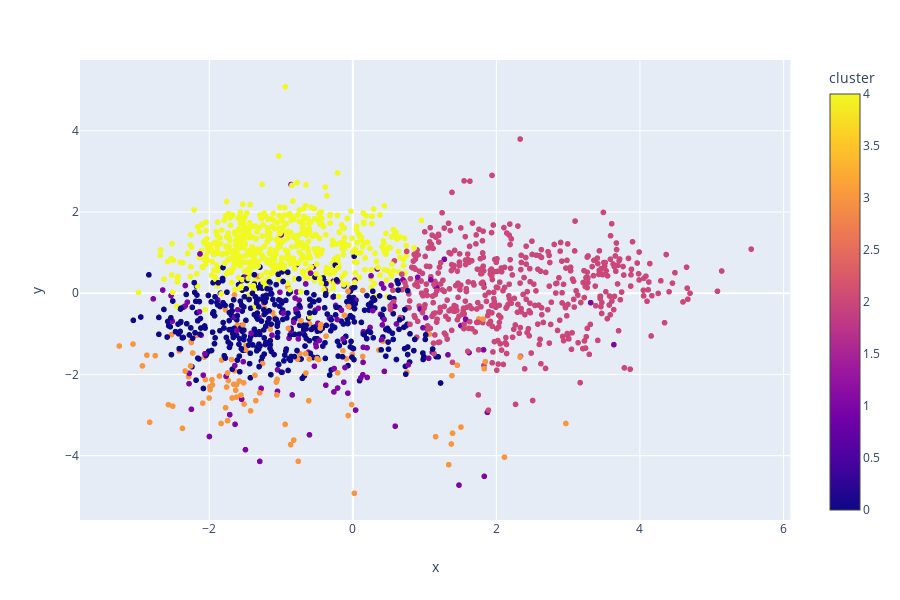

Write notebook code for a chart like this one.
### Code cell
fig = px.scatter(projection, x='x', y='y', color='cluster', hover_data=['x', 'y', 'title'])
fig.show()

### Figure 1 — Plotly figure (JSON) as saved in the notebook; plotly's stock layout.template omitted (floating-point values rounded to 4 significant figures; data arrays with more than 128 entries replaced by an {"elided": "..."} marker saying what was removed)
{"data": [{"customdata": {"elided": "1723x3 mixed values"}, "hoverlabel": {"namelength": 0}, "hovertemplate": "x=%{customdata[0]}<br>y=%{customdata[1]}<br>title=%{customdata[2]}<br>cluster=%{marker.color}", "legendgroup": "", "marker": {"color": {"elided": "1723 int values"}, "coloraxis": "coloraxis", "symbol": "circle"}, "mode": "markers", "name": "", "showlegend": false, "type": "scattergl", "x": {"elided": "1723 float values"}, "xaxis": "x", "y": {"elided": "1723 float values"}, "yaxis": "y"}], "layout": {"coloraxis": {"colorbar": {"title": {"text": "cluster"}}, "colorscale": [[0, "#0d0887"], [0.1111, "#46039f"], [0.2222, "#7201a8"], [0.3333, "#9c179e"], [0.4444, "#bd3786"], [0.5556, "#d8576b"], [0.6667, "#ed7953"], [0.7778, "#fb9f3a"], [0.8889, "#fdca26"], [1, "#f0f921"]]}, "height": 600, "legend": {"tracegroupgap": 0}, "margin": {"t": 60}, "xaxis": {"anchor": "y", "domain": [0, 0.98], "title": {"text": "x"}}, "yaxis": {"anchor": "x", "domain": [0, 1], "title": {"text": "y"}}}}
